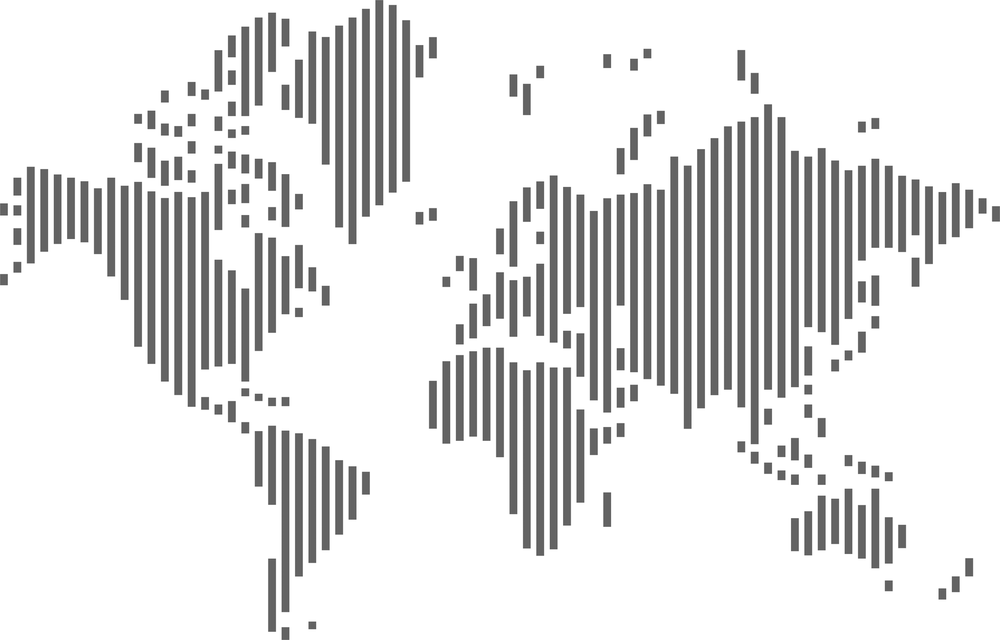
#> input picture ProblemSet1/p3_1.png, 1000 x 640 px, shrunk from 1952 x 1250 before the run; its folder holds only this picture in this run
$ python mini_jpeg.py
#> lines starting #> are read from the running program, lines starting #| are printed output that depends on the picture
#!/usr/bin/env python3
"""Mini JPEG-Style Compressor for Problem Set 1, Problem 3."""
# Run by
# python3 mini_jpeg.py
import numpy as np
from scipy.fftpack import dct, idct
from PIL import Image
import matplotlib
matplotlib.use('Agg')
import matplotlib.pyplot as plt
import os, json

OUT_DIR = os.path.join(os.path.dirname(__file__), 'figures')
os.makedirs(OUT_DIR, exist_ok=True)

# ---- helpers ----

def dct2(block):
    """2D DCT (type-II, orthonormal)."""
    return dct(dct(block, axis=0, norm='ortho'), axis=1, norm='ortho')

def idct2(block):
    """2D inverse DCT."""
    return idct(idct(block, axis=0, norm='ortho'), axis=1, norm='ortho')

def load_gray(path):
    """Load image as float64 grayscale [0,255]."""
    img = Image.open(path).convert('L')
    return np.array(img, dtype=np.float64)

def pad_to_multiple(img, block=8):
    """Pad image so dimensions are multiples of block size."""
    h, w = img.shape
    new_h = int(np.ceil(h / block) * block)
    new_w = int(np.ceil(w / block) * block)
    padded = np.zeros((new_h, new_w), dtype=img.dtype)
    padded[:h, :w] = img
    return padded, h, w

def blockwise_dct(img, block=8):
    """Apply block-wise DCT, return coefficient array of same shape."""
    h, w = img.shape
    coeffs = np.zeros_like(img)
    for i in range(0, h, block):
        for j in range(0, w, block):
            coeffs[i:i+block, j:j+block] = dct2(img[i:i+block, j:j+block])
    return coeffs

def blockwise_idct(coeffs, block=8):
    """Apply block-wise inverse DCT."""
    h, w = coeffs.shape
    recon = np.zeros_like(coeffs)
    for i in range(0, h, block):
        for j in range(0, w, block):
            recon[i:i+block, j:j+block] = idct2(coeffs[i:i+block, j:j+block])
    return recon

def quantize(coeffs, Q, block=8):
    """Divide by Q and round to int for each block."""
    h, w = coeffs.shape
    qcoeffs = np.zeros_like(coeffs)
    for i in range(0, h, block):
        for j in range(0, w, block):
            qcoeffs[i:i+block, j:j+block] = np.round(
                coeffs[i:i+block, j:j+block] / Q)
    return qcoeffs

def dequantize(qcoeffs, Q, block=8):
    """Multiply back by Q."""
    h, w = qcoeffs.shape
    coeffs = np.zeros_like(qcoeffs)
    for i in range(0, h, block):
        for j in range(0, w, block):
            coeffs[i:i+block, j:j+block] = qcoeffs[i:i+block, j:j+block] * Q
    return coeffs

def psnr(orig, recon):
    mse = np.mean((orig - recon) ** 2)
    if mse == 0:
        return float('inf')
    return 10 * np.log10(255.0**2 / mse)

# ---- Quantization matrices ----

def simple_Q(p):
    """Q(i,j) = p*(i+j+1)"""
    ii, jj = np.meshgrid(np.arange(8), np.arange(8), indexing='ij')
    return p * (ii + jj + 1).astype(np.float64)

JPEG_QY = np.array([
    [16, 11, 10, 16, 24, 40, 51, 61],
    [12, 12, 14, 19, 26, 58, 60, 55],
    [14, 13, 16, 24, 40, 57, 69, 56],
    [14, 17, 22, 29, 51, 87, 80, 62],
    [18, 22, 37, 56, 68,109,103, 77],
    [24, 35, 55, 64, 81,104,113, 92],
    [49, 64, 78, 87,103,121,120,101],
    [72, 92, 95, 98,112,100,103, 99],
], dtype=np.float64)

# ---- Zigzag scan ----

def zigzag_order(n=8):
    """Return list of (i,j) in zigzag order for n x n block."""
#> called with n = 8
    order = []
    for s in range(2 * n - 1):
        if s % 2 == 0:  # going up
            for i in range(min(s, n-1), max(s-n+1, 0)-1, -1):
                j = s - i
                if 0 <= j < n:
                    order.append((i, j))
        else:  # going down
            for j in range(min(s, n-1), max(s-n+1, 0)-1, -1):
                i = s - j
                if 0 <= i < n:
                    order.append((i, j))
    return order

ZZ = zigzag_order(8)

def zigzag_scan(block):
    """Flatten 8x8 block in zigzag order."""
    return np.array([block[i, j] for i, j in ZZ])

def run_length_encode(seq):
    """RLE: returns list of (value, run_length) pairs."""
    if len(seq) == 0:
        return []
    rle = []
    current = seq[0]
    count = 1
    for v in seq[1:]:
        if v == current:
            count += 1
        else:
            rle.append((current, count))
            current = v
            count = 1
    rle.append((current, count))
    return rle

# ---- Statistics ----

def compute_stats(qcoeffs, block=8):
    """Compute zero ratios overall / low-freq / high-freq."""
    h, w = qcoeffs.shape
    total = 0
    total_zero = 0
    low_total = 0
    low_zero = 0
    high_total = 0
    high_zero = 0
    for i in range(0, h, block):
        for j in range(0, w, block):
            blk = qcoeffs[i:i+block, j:j+block]
            for bi in range(8):
                for bj in range(8):
                    val = blk[bi, bj]
                    total += 1
                    if val == 0:
                        total_zero += 1
                    if bi + bj < 4:  # low freq
                        low_total += 1
                        if val == 0:
                            low_zero += 1
                    else:  # high freq
                        high_total += 1
                        if val == 0:
                            high_zero += 1
    return {
        'zero_ratio': total_zero / total,
        'low_zero_ratio': low_zero / low_total if low_total > 0 else 0,
        'high_zero_ratio': high_zero / high_total if high_total > 0 else 0,
    }

def compute_rle_length(qcoeffs, block=8):
    """Total RLE encoded sequence length (number of (value, run) pairs)."""
    h, w = qcoeffs.shape
    total_rle_len = 0
    for i in range(0, h, block):
        for j in range(0, w, block):
            blk = qcoeffs[i:i+block, j:j+block]
            zz = zigzag_scan(blk)
            rle = run_length_encode(zz)
            total_rle_len += len(rle)
    return total_rle_len

# ---- Main pipeline ----

def run_pipeline(img_path, img_name):
    """Run full pipeline on one image, return results dict."""
    img = load_gray(img_path)
#> in load_gray, img is the input picture: PIL image 1000x640 L; min 75, max 255, mean 226.4
    padded, orig_h, orig_w = pad_to_multiple(img)
#> orig_h = 640; orig_w = 1000

    # 3.1 Patch-wise DCT
    coeffs = blockwise_dct(padded)
#> after the loop in blockwise_dct, `for i in range(0, h, block):`:
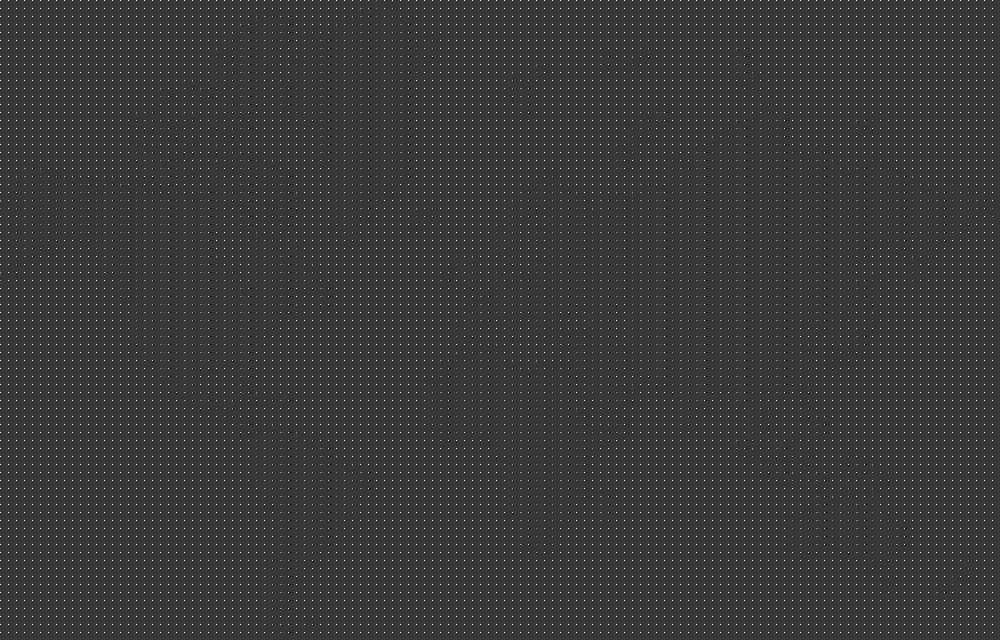
#> coeffs: shape (640, 1000) float64; min -561.8, max 2040, mean 28.3; drawn with min black and max white

    # Visualize several example patches before and after DCT
    # Pick patches from diverse regions with different variance levels
    h_pad, w_pad = padded.shape
#> h_pad = 640; w_pad = 1000
    # Only consider blocks within the original image (not padding)
    variances = []
    for i in range(0, orig_h - 7, 8):
        for j in range(0, orig_w - 7, 8):
            blk = padded[i:i+8, j:j+8]
            variances.append((np.var(blk), i, j))
#> after the loop, variances = 10000 items, first 6: (0, 0, 0), (0, 0, 8), (0, 0, 16), (0, 0, 24), (0, 0, 32), (0, 0, 40)
    variances.sort(key=lambda x: x[0], reverse=True)

    # Pick 4 patches at different variance levels, ensuring spatial diversity
    def min_dist(pick_list, candidate):
        if not pick_list:
            return float('inf')
        return min(abs(candidate[1] - p[1]) + abs(candidate[2] - p[2]) for p in pick_list)

    n_blocks = len(variances)
#> n_blocks = 10000
    # Divide into 4 quartiles by variance and pick one from each, maximizing distance
    picks = []
    quartile_size = max(n_blocks // 4, 1)
#> quartile_size = 2500
    for q in range(4):
        start = q * quartile_size
        end = min(start + quartile_size, n_blocks)
        candidates = variances[start:end]
        # Filter out near-zero variance (padding artifacts)
        candidates = [c for c in candidates if c[0] > 0.5] or candidates[:5]
        # Pick the one farthest from already picked patches
        best = max(candidates, key=lambda c: min_dist(picks, c))
        picks.append(best)
#> this loop made 4 passes
#> (start, end, best) on passes 1 to 4: (0, 2500, (5758.1, 416, 768)), (2500, 5000, (1878.1, 160, 24)), (5000, 7500, (0, 80, 824)), (7500, 10000, (0, 440, 0))
#> after the loop, picks = [(5758.1, 416, 768), (1878.1, 160, 24), (0, 80, 824), (0, 440, 0)]

    # --- Figure 1: Original image with patch locations marked ---
    colors = ['red', 'orange', 'cyan', 'lime']
    labels = ['High var (Q1)', 'Mid-high var (Q2)', 'Mid-low var (Q3)', 'Low var (Q4)']
    import matplotlib.patches as mpatches

    fig_loc, ax_loc = plt.subplots(1, 1, figsize=(12, 8))
    ax_loc.imshow(img, cmap='gray', vmin=0, vmax=255)
    ax_loc.set_title(f'{img_name}: Original image with selected patch locations', fontsize=12)
    for idx, (var, pi, pj) in enumerate(picks[:4]):
        rect = mpatches.Rectangle((pj - 0.5, pi - 0.5), 8, 8,
                                   linewidth=2.5, edgecolor=colors[idx], facecolor='none')
        ax_loc.add_patch(rect)
        # Add label near the box
        ax_loc.text(pj + 10, pi + 4, f'{labels[idx]}\nvar={var:.0f}',
                    color=colors[idx], fontsize=8, fontweight='bold',
                    bbox=dict(boxstyle='round,pad=0.2', facecolor='black', alpha=0.6))
#> this loop made 4 passes
    ax_loc.axis('off')
    plt.tight_layout()
    plt.savefig(os.path.join(OUT_DIR, f'{img_name}_patch_locations.png'), dpi=150, bbox_inches='tight')
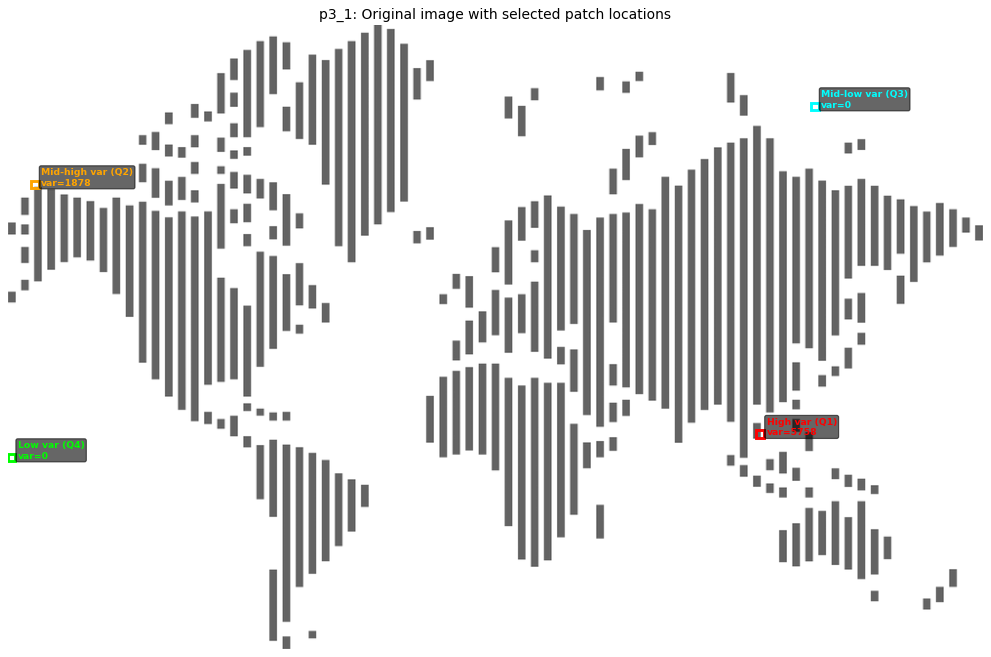
#> figure drawn by matplotlib, 1 panel
    plt.close()

    # --- Figure 2: Zoomed patches (spatial) + DCT log-magnitude ---
    fig, axes = plt.subplots(2, 4, figsize=(16, 8))
    for idx, (var, pi, pj) in enumerate(picks[:4]):
        patch = padded[pi:pi+8, pj:pj+8]
        cpatch = coeffs[pi:pi+8, pj:pj+8]
        # Spatial domain (zoomed in)
        axes[0, idx].imshow(patch, cmap='gray', vmin=0, vmax=255, interpolation='nearest')
        axes[0, idx].set_title(f'{labels[idx]}\n({pi},{pj}), var={var:.0f}', fontsize=9,
                               color=colors[idx])
        axes[0, idx].axis('off')
        # Add a colored border to match the location map
        for spine in axes[0, idx].spines.values():
            spine.set_edgecolor(colors[idx])
            spine.set_linewidth(3)
            spine.set_visible(True)
        # DCT domain: use log(1 + |coeff|) for better visibility
        log_coeff = np.log1p(np.abs(cpatch))
        im = axes[1, idx].imshow(log_coeff, cmap='hot', interpolation='nearest')
        axes[1, idx].set_title(f'DCT log(1+|c|)', fontsize=9)
        axes[1, idx].axis('off')
        plt.colorbar(im, ax=axes[1, idx], fraction=0.046, pad=0.04)
    fig.suptitle(f'{img_name}: Zoomed 8x8 patches (top: spatial, bottom: DCT log-magnitude)', fontsize=12)
    plt.tight_layout()
    plt.savefig(os.path.join(OUT_DIR, f'{img_name}_dct_patches.png'), dpi=150, bbox_inches='tight')
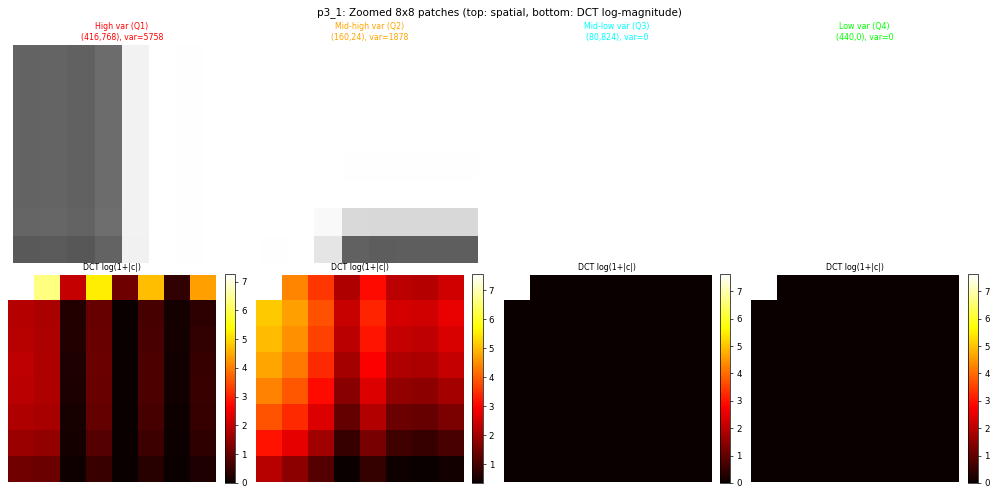
#> figure drawn by matplotlib, 12 panels
    plt.close()

    results = {}

    # Strategy A: Simple Q with p in {4, 8, 16}
    for p in [4, 8, 16]:
        Q = simple_Q(p)
        qc = quantize(coeffs, Q)
        deq = dequantize(qc, Q)
        recon = blockwise_idct(deq)
        recon_crop = np.clip(recon[:orig_h, :orig_w], 0, 255)
        stats = compute_stats(qc)
        stats['psnr'] = psnr(img, recon_crop)
        stats['rle_length'] = compute_rle_length(qc)
        key = f'A_p{p}'
        results[key] = stats

        # Save reconstruction figure
        fig, axes = plt.subplots(1, 2, figsize=(12, 6))
        axes[0].imshow(img, cmap='gray', vmin=0, vmax=255)
        axes[0].set_title('Original')
        axes[0].axis('off')
        axes[1].imshow(recon_crop, cmap='gray', vmin=0, vmax=255)
        axes[1].set_title(f'Reconstructed (Simple Q, p={p})\nPSNR={stats["psnr"]:.2f} dB')
        axes[1].axis('off')
        plt.tight_layout()
        plt.savefig(os.path.join(OUT_DIR, f'{img_name}_{key}.png'), dpi=150, bbox_inches='tight')
        plt.close()
#> this loop made 3 passes
#> mse in psnr on passes 1 to 3: 3.33, 9.69, 33.2
#> pass 1, in run_pipeline, `qc = quantize(coeffs, Q)`:
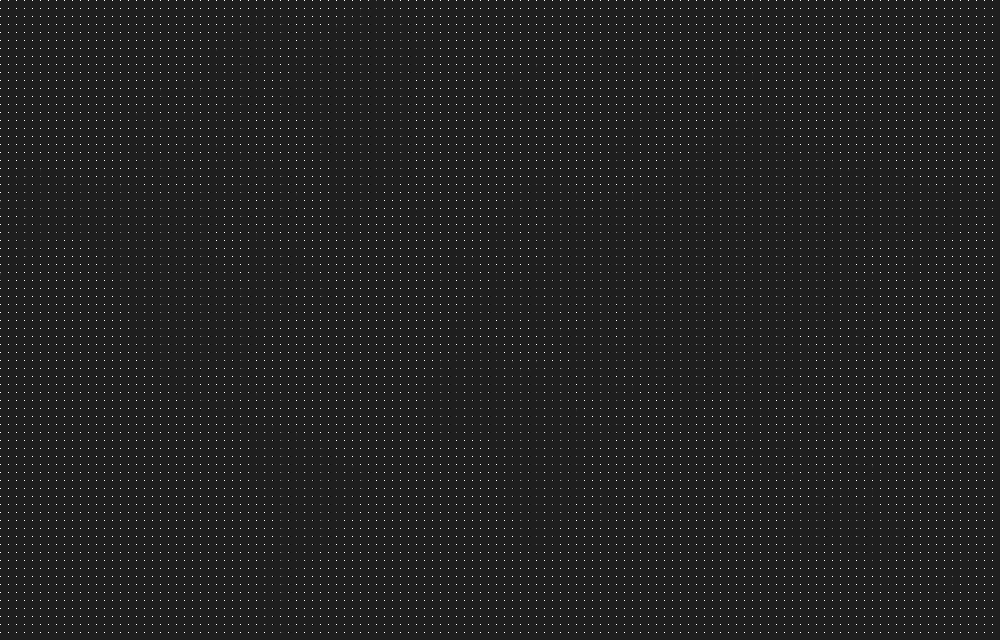
#> qc: shape (640, 1000) float64; min -70, max 510, mean 7.1; drawn with min black and max white
#> pass 1, in run_pipeline, `recon = blockwise_idct(deq)`:
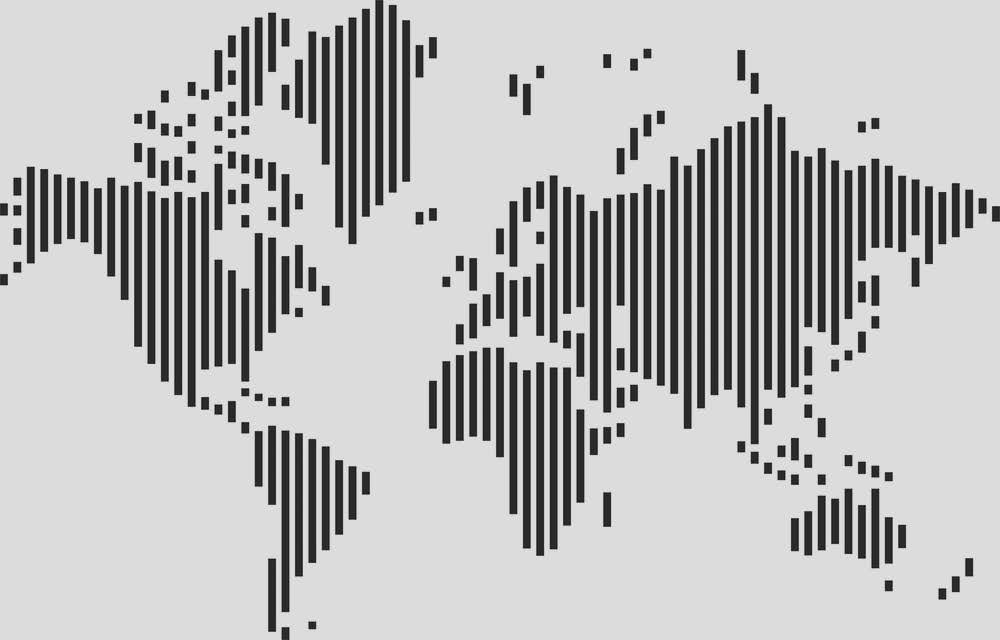
#> recon: shape (640, 1000) float64; min 62.07, max 285, mean 226.4; drawn with min black and max white
#> pass 1, in run_pipeline, `plt.savefig(os.path.join(OUT_DIR, f'{img_name}_{key}.png'), dpi=150, b..`:
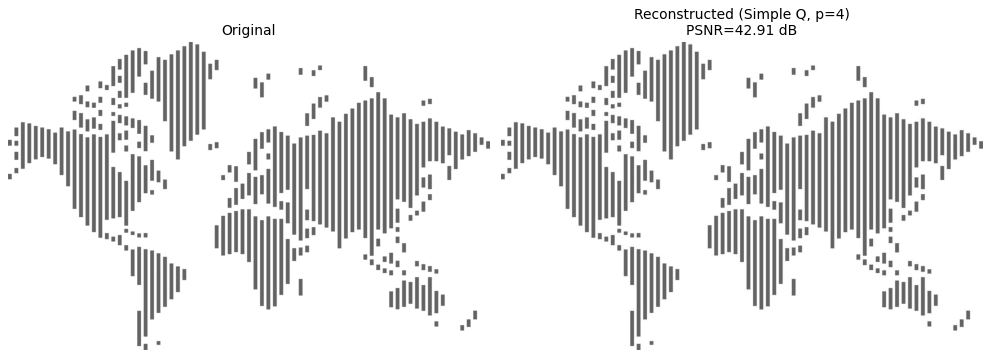
#> figure drawn by matplotlib, 2 panels
#> after the loop, results = 3 items

    # Strategy B: JPEG QY with p in {0.5, 1, 2}
    for p in [0.5, 1, 2]:
        Q = p * JPEG_QY
        qc = quantize(coeffs, Q)
        deq = dequantize(qc, Q)
        recon = blockwise_idct(deq)
        recon_crop = np.clip(recon[:orig_h, :orig_w], 0, 255)
        stats = compute_stats(qc)
        stats['psnr'] = psnr(img, recon_crop)
        stats['rle_length'] = compute_rle_length(qc)
        key = f'B_p{str(p).replace(".", "_")}'
        results[key] = stats

        fig, axes = plt.subplots(1, 2, figsize=(12, 6))
        axes[0].imshow(img, cmap='gray', vmin=0, vmax=255)
        axes[0].set_title('Original')
        axes[0].axis('off')
        axes[1].imshow(recon_crop, cmap='gray', vmin=0, vmax=255)
        axes[1].set_title(f'Reconstructed (JPEG Q, p={p})\nPSNR={stats["psnr"]:.2f} dB')
        axes[1].axis('off')
        plt.tight_layout()
        plt.savefig(os.path.join(OUT_DIR, f'{img_name}_{key}.png'), dpi=150, bbox_inches='tight')
        plt.close()
#> this loop made 3 passes
#> mse in psnr on passes 1 to 3: 2.41, 6.95, 22.14
#> after the loop, results = 6 items

    return results


if __name__ == '__main__':
    base = os.path.dirname(__file__)
    all_results = {}
    for fname, label in [('p3_1.png', 'p3_1'), ('p3_2.png', 'p3_2')]:
        path = os.path.join(base, fname)
        print(f'Processing {fname} ...')
        res = run_pipeline(path, label)
#> res = 6 items
#> (the run stopped early here; a loop or call above may not have finished)
